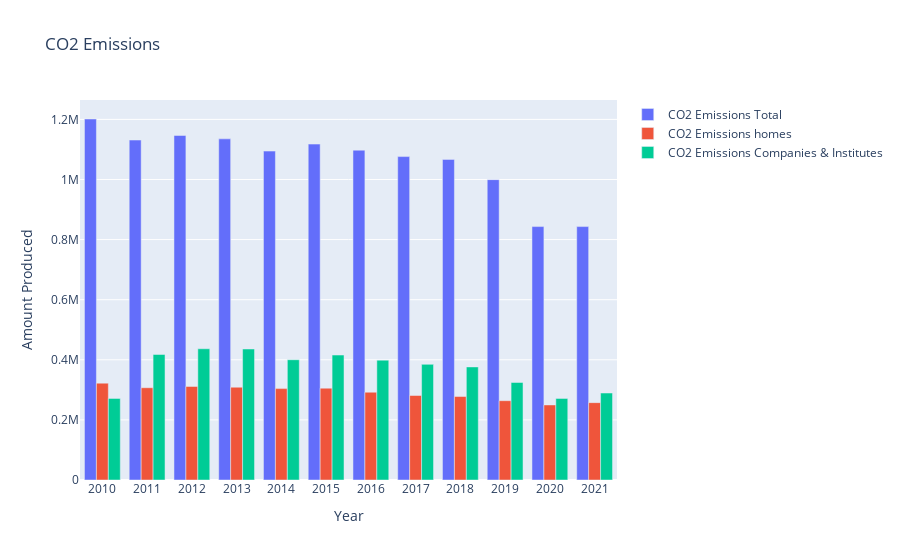

Source (notebook cell):
### Code cell
# Define variables to be compared
co2_total = carbon_df["CO2 emissions total (tonnes)"]
co2_homes = carbon_df['CO2 emissions from homes, temperature corrected (tonnes)']
co2_companies= carbon_df['CO2 emissions companies and institutions (tonnes)']

# Create figure
fig = go.Figure()

# Add CO2 emissions
fig.add_trace(go.Bar(x=carbon_df['Year'], y = co2_total, name='CO2 Emissions Total'))

# Add CO2 emissions in different areas of interest
fig.add_trace(go.Bar(x=carbon_df['Year'], y = co2_homes, name ='CO2 Emissions homes'))
fig.add_trace(go.Bar(x=carbon_df['Year'], y = co2_companies, name='CO2 Emissions Companies & Institutes'))

# Add figure titles
fig.update_layout(
    xaxis=dict(title='Year'),
    yaxis=dict(title='Amount Emitted'),
    title='CO2 Emissions'
)

# Show figure
fig.show()

### Figure 1 — Plotly figure (JSON) as saved in the notebook; plotly's stock layout.template omitted (floating-point values rounded to 4 significant figures)
{"data": [{"name": "CO2 Emissions Total", "type": "bar", "x": ["2010", "2011", "2012", "2013", "2014", "2015", "2016", "2017", "2018", "2019", "2020", "2021"], "y": [1201300, 1131300, 1146500, 1135200, 1094500, 1117800, 1097600, 1076200, 1066900, 999500, 843300, 843300]}, {"name": "CO2 Emissions homes", "type": "bar", "x": ["2010", "2011", "2012", "2013", "2014", "2015", "2016", "2017", "2018", "2019", "2020", "2021"], "y": [322296, 307039, 311324, 308836, 304149, 305603, 292188, 281203, 277797, 263917, 249816, 257416]}, {"name": "CO2 Emissions Companies & Institutes", "type": "bar", "x": ["2010", "2011", "2012", "2013", "2014", "2015", "2016", "2017", "2018", "2019", "2020", "2021"], "y": [271598, 417696, 436683, 435950, 400246, 415772, 398844, 384918, 376319, 324526, 271598, 289456]}], "layout": {"title": {"text": "CO2 Emissions"}, "xaxis": {"title": {"text": "Year"}}, "yaxis": {"title": {"text": "Amount Produced"}}}}
